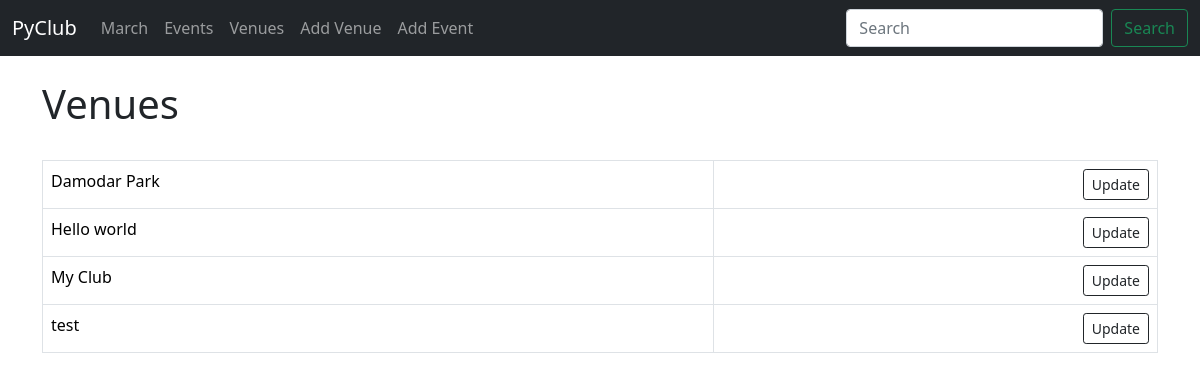
Screenshot of /list_venues with the database file from the repository.
### events/models.py (models this page shows)
class Venue(models.Model):
    name = models.CharField("Venue Name", max_length=120)
    address = models.CharField(max_length=300)
    zip_code = models.CharField("Zip Code", max_length=15)
    phone = models.CharField("Contact Phone", max_length=25, blank=True)
    web = models.URLField("Website Address", blank=True)
    email_address = models.EmailField("Email Address", blank=True)
    def __str__(self):
        return self.name

### events/views.py (the view)
# urls.py: path('list_venues', views.list_venues, name="list-venues"),
def list_venues(request):
    venue_list = Venue.objects.all()
    return render(request, 'events/venue.html',
                  {'venue_list': venue_list})

### events/templates/events/venue.html (shortened to what this page needs)
{% extends 'events/base.html' %}
{% block content %}
    <h1>Venues</h1>
    <br/>
    <table class="table table-hover table-bordered">
        {% for venue in venue_list %}
            <tr>
                <td><a href="{% url 'show-venue' venue.id %}">
                <div>{{ venue }}</div>
                </a></td>
                <td align="right"><a href="{% url 'update-venue' venue.id %}" class="btn btn-outline-dark btn-sm">
                <div>Update</div>
                </a></td>
            </tr>
        {% endfor %}
    </table>
{% endblock %}

### events/templates/events/venue.html (style rules this page uses)
td a { text-decoration: none; color: #000000; }

### rows the page displays
Venue: name "Damodar Park"
Venue: name "Hello world"
Venue: name "My Club"
Venue: name "test"
